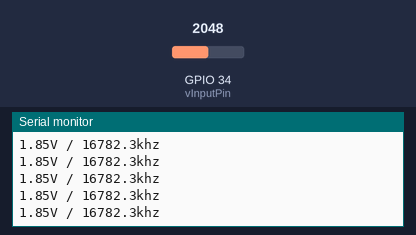
The sketch below on a simulated ESP32. Parts: the last lines printed to the serial monitor. Inputs (shaded band) come from the test bench; at power-on: GPIO 34 (vInputPin) = 2048 (analog values on the 0–4095 scale).

Above: at 2.2 s.
2.3 s: GPIO 34 (vInputPin) set to 2866
At 2.56 s:
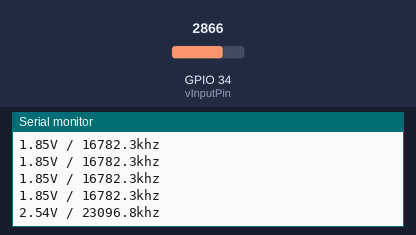
3.8 s: GPIO 34 (vInputPin) set to 3603
At 3.96 s:
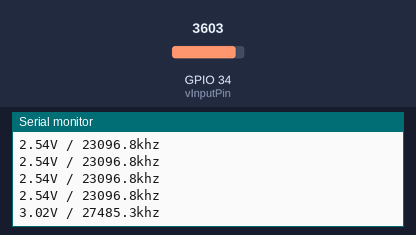
Timing chart, 0 to 6.8 s (numbered marks = the images above; inputs shaded):
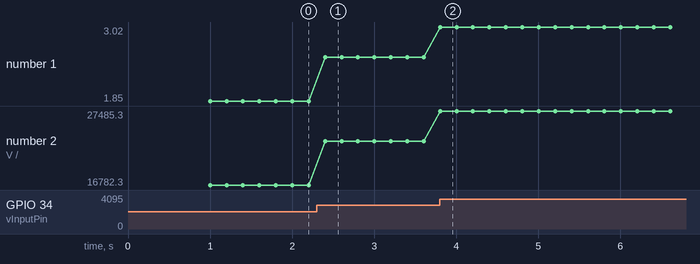

The sketch:

33v_ReadHz.ino
```cpp
int vInputPin = 34;
const float maxADCVoltage = 3.3;
const int adcResolution = 4095;
const int tableSize = 16;  // 보정 테이블의 크기

// 보정 테이블 (측정된 전압 => 실제 입력 전압)
// measuredVals: ADC에서 변환된 전압 값
// actualVals: 실제 입력 전압 값
float measuredVals[tableSize] = {0.0, 0.08, 0.24, 0.41, 0.52, 0.86, 1.05, 1.15, 1.22, 1.33, 1.49, 1.76, 1.77, 2.26, 2.87, 3.30};
float actualVals[tableSize]   = {0.0, 0.16, 0.33, 0.50, 0.66, 1.00, 1.20, 1.32, 1.40, 1.50, 1.65, 1.98, 2.00, 2.50, 3.00, 3.30};

void setup() {
  Serial.begin(115200);
  analogReadResolution(12);
  delay(1000);
}

void loop() {
  int adcValue = analogRead(vInputPin);    // 34번 핀에서 ADC 값 읽기
  float rawVoltage = getVoltage(adcValue);   // ADC 값을 전압으로 변환 (측정 전압)
  float calibratedVoltage = calibrateVoltage(rawVoltage); // 보정된(실제) 전압 계산

  // 보정된 전압을 기준으로 주파수 계산 (최대 3.3V일 때 15000khz)
  float currentHz = (calibratedVoltage / maxADCVoltage) * 30000;

  Serial.print(calibratedVoltage, 2); // 보정된 전압 출력 (소수점 둘째 자리)
  Serial.print("V / ");
  Serial.print(currentHz, 1);         // 주파수 출력 (소수점 첫째 자리)
  Serial.println("khz");

  delay(200); // 0.5초 대기 후 재측정
}

// ADC 원시 값을 전압으로 변환하는 함수
float getVoltage(int rawAdcValue) {
  float voltage = (rawAdcValue / float(adcResolution)) * maxADCVoltage;
  return voltage;
}

// 측정된 전압을 보정하여 실제 입력 전압으로 변환하는 함수 (선형 보간법 사용)
float calibrateVoltage(float measured) {
  // 측정 전압이 보정 테이블의 첫 번째 점보다 작으면 첫 두 점을 이용해 선형 외삽
  if (measured <= measuredVals[0]) {
    float slope = (actualVals[1] - actualVals[0]) / (measuredVals[1] - measuredVals[0]);
    return actualVals[0] + slope * (measured - measuredVals[0]);
  }

  // 측정 전압이 보정 테이블의 마지막 점보다 크면 마지막 두 점을 이용해 선형 외삽
  if (measured >= measuredVals[tableSize - 1]) {
    float slope = (actualVals[tableSize - 1] - actualVals[tableSize - 2]) / (measuredVals[tableSize - 1] - measuredVals[tableSize - 2]);
    return actualVals[tableSize - 1] + slope * (measured - measuredVals[tableSize - 1]);
  }

  // 보정 테이블 내에서 선형 보간법으로 실제 전압 계산
  for (int i = 0; i < tableSize - 1; i++) {
    if (measured >= measuredVals[i] && measured <= measuredVals[i+1]) {
      float fraction = (measured - measuredVals[i]) / (measuredVals[i+1] - measuredVals[i]);
      return actualVals[i] + fraction * (actualVals[i+1] - actualVals[i]);
    }
  }

  // 예외 상황(여기까지 도달하면 없어야 함)
  return measured;
}
```

calibration.cpp
```cpp
// int vInputPin = 34;
// const float maxADCVoltage = 3.3;
// const int adcResolution = 4095;
// const int tableSize = 16;  // 보정 테이블의 크기

// // 보정 테이블 (측정된 전압 => 실제 입력 전압)
// // measuredVals: ADC에서 변환된 전압 값
// // actualVals: 실제 입력 전압 값
// float measuredVals[tableSize] = {0.0, 0.08, 0.24, 0.41, 0.52, 0.86, 1.05, 1.15, 1.22, 1.33, 1.49, 1.76, 1.77, 2.26, 2.87, 3.30};
// float actualVals[tableSize]   = {0.0, 0.16, 0.33, 0.50, 0.66, 1.00, 1.20, 1.32, 1.40, 1.50, 1.65, 1.98, 2.00, 2.50, 3.00, 3.30};

// void setup() {
//   Serial.begin(115200);
//   analogReadResolution(12);
//   delay(1000);
// }

// void loop() {
//   int adcValue = analogRead(vInputPin);    // 34번 핀에서 ADC 값 읽기
//   float rawVoltage = getVoltage(adcValue);   // ADC 값을 전압으로 변환 (측정 전압)
//   float calibratedVoltage = calibrateVoltage(rawVoltage); // 보정된(실제) 전압 계산

//   // 보정된 전압을 기준으로 주파수 계산 (최대 3.3V일 때 15000khz)
//   float currentHz = (calibratedVoltage / maxADCVoltage) * 30000;

//   Serial.print(calibratedVoltage, 2); // 보정된 전압 출력 (소수점 둘째 자리)
//   Serial.print("V / ");
//   Serial.print(currentHz, 1);         // 주파수 출력 (소수점 첫째 자리)
//   Serial.println("khz");

//   delay(200); // 0.5초 대기 후 재측정
// }

// // ADC 원시 값을 전압으로 변환하는 함수
// float getVoltage(int rawAdcValue) {
//   float voltage = (rawAdcValue / float(adcResolution)) * maxADCVoltage;
//   return voltage;
// }

// // 측정된 전압을 보정하여 실제 입력 전압으로 변환하는 함수 (선형 보간법 사용)
// float calibrateVoltage(float measured) {
//   // 측정 전압이 보정 테이블의 첫 번째 점보다 작으면 첫 두 점을 이용해 선형 외삽
//   if (measured <= measuredVals[0]) {
//     float slope = (actualVals[1] - actualVals[0]) / (measuredVals[1] - measuredVals[0]);
//     return actualVals[0] + slope * (measured - measuredVals[0]);
//   }

//   // 측정 전압이 보정 테이블의 마지막 점보다 크면 마지막 두 점을 이용해 선형 외삽
//   if (measured >= measuredVals[tableSize - 1]) {
//     float slope = (actualVals[tableSize - 1] - actualVals[tableSize - 2]) / (measuredVals[tableSize - 1] - measuredVals[tableSize - 2]);
//     return actualVals[tableSize - 1] + slope * (measured - measuredVals[tableSize - 1]);
//   }

//   // 보정 테이블 내에서 선형 보간법으로 실제 전압 계산
//   for (int i = 0; i < tableSize - 1; i++) {
//     if (measured >= measuredVals[i] && measured <= measuredVals[i+1]) {
//       float fraction = (measured - measuredVals[i]) / (measuredVals[i+1] - measuredVals[i]);
//       return actualVals[i] + fraction * (actualVals[i+1] - actualVals[i]);
//     }
//   }

//   // 예외 상황(여기까지 도달하면 없어야 함)
//   return measured;
// }
```

nonCalibration.cpp
```cpp
// int vInputPin = 34;
// const float calibrationFactor = 1.158;
// void setup() {
//   Serial.begin(115200);
//   analogReadResolution(12);
//   delay(1000);
// }

// // 3.3V => 3.3V로 감지
// void loop() {

//   int adcValue = analogRead(vInputPin);        // 34번 핀에서 ADC 값 읽기
//   float currentVoltage = getVoltage(adcValue); // ADC 값을 전압으로 변환
//   float currentHz = (currentVoltage / 3.3) * 30000; // 전압에 따른 주파수 계산

//   Serial.print(currentVoltage, 2); // 평균 전압 출력
//   Serial.print("V / ");-
//   Serial.print(currentHz, 1); // 평균 주파수 출력
//   Serial.println("kz");
//   delay(200); // 0.5(delay(500))초 대기 후 다시 측정
// }

// float getVoltage(int rawAdcValue) {
//   // ESP32의 ADC 최대 값은 4095로 가정
//   float currentVoltage = (rawAdcValue / 4095.0) * 3.3;
//   return currentVoltage;
// }
```

Measured:
- after the input at 2.3 s, the serial monitor: prints a new line after 0.10 s (image 1)
- after the input at 3.8 s, the serial monitor: prints a new line at once (image 2)
- plotted number 1: 1.85 → 2.54 after the input at 2.3 s, 2.54 → 3.02 after the input at 3.8 s
- plotted number 2: 16782.3 → 23096.8 after the input at 2.3 s, 23096.8 → 27485.3 after the input at 3.8 s
